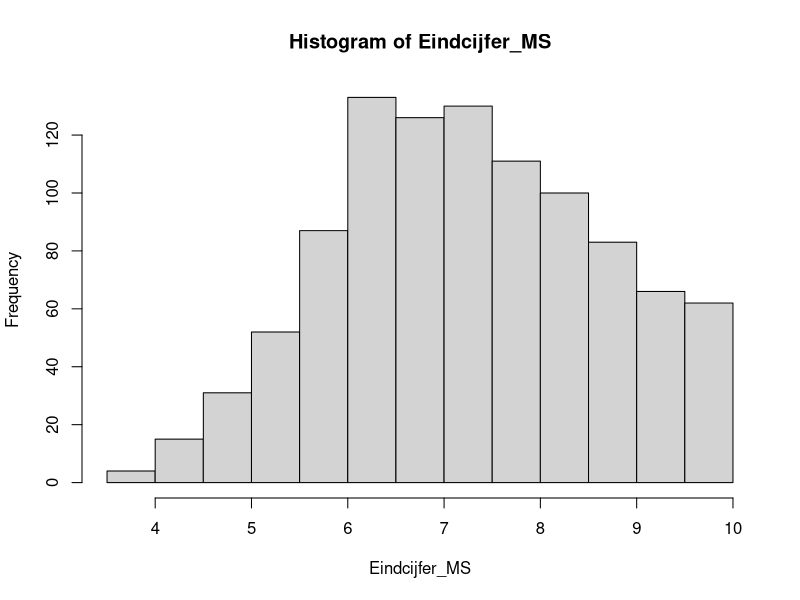

Write the R code that produced this figure.
## +++++++++++++++++++++++++++++++++++++++++++++++++++++++++++++++++++++++++++++
## 31.R  ####
## +++++++++++++++++++++++++++++++++++++++++++++++++++++++++++++++++++++++++++++
## R code voor Student Analytics Vrije Universiteit Amsterdam
## Copyright 2020 VU
## Web Page: http://www.vu.nl
## Contact: Theo Bakker (t.c.bakker@vu.nl)
## Verspreiding buiten de VU: Ja
##
## Doel: Doel
##
## Afhankelijkheden: Afhankelijkheid
##
## Datasets: Datasets
##
## Opmerkingen:
## 1) Geen.
## 2) ___
##
## ++++++++++++++++++++++++++++++++++++++++++++++++++++++++++++++++++++++++++++
## TODO:
## 1) ___.
##
## ++++++++++++++++++++++++++++++++++++++++++++++++++++++++++++++++++++++++++++
## Geschiedenis:
## 18-09-2020: EG: Aanmaak bestand
## ++++++++++++++++++++++++++++++++++++++++++++++++++++++++++++++++++++++++++++

## Toets: ANCOVA

## Casus
#v De docent van het vak Methoden & Statistiek van de faculteit Sociale 
#v Wetenschappen wil ontdekken of er verschillen zijn tussen studenten van 
#v verschillende opleidingen in het eindcijfer van zijn vak. Het vak wordt 
#v gevolgd door studenten Psychologie, Onderwijskunde en Algemene Sociale 
#v Wetenschappen (Sociologie). Uit ervaring blijkt dat het aantal gevolgde hoorcolleges 
#v ook van invloed is op het eindcijfer en dat dit nogal eens verschilt tussen 
#v studenten. Om een eerlijke vergelijking te maken, wilt hij daarom controleren 
#v voor het aantal gevolgde hoorcolleges. Op basis van de data van vorig jaar 
#v onderzoekt hij of er een verschil is tussen de drie opleidingen wat betreft 
#v het eindcijfer van het vak Methoden & Statistiek rekening houdend met het 
#v aantal gevolgde hoorcolleges. 
# seed
set.seed(12345)

## Simuleer data

# Aantal hoorcolleges: tussen 1 en 10, zwartepunt bij twee keer en acht keer
Aantal_Hoorcolleges_Psychologie <- sample.int(10, 
                                  500, 
                                  replace = TRUE,
                                  prob = c(0.1,
                                           0.2,
                                           0.25,
                                           0.1,
                                           0.05,
                                           0.05,
                                           0.1,
                                           0.1,
                                           0.05,
                                           0.05))

Aantal_Hoorcolleges_Onderwijskunde <- sample.int(10, 
                                  200, 
                                  replace = TRUE,
                                  prob = c(0.05,
                                           0.1,
                                           0.2,
                                           0.1,
                                           0.05,
                                           0.05,
                                           0.1,
                                           0.2,
                                           0.05,
                                           0.1))

Aantal_Hoorcolleges_Sociologie <- sample.int(10, 
                                  300, 
                                  replace = TRUE,
                                  prob = c(0.05,
                                           0.1,
                                           0.2,
                                           0.1,
                                           0.05,
                                           0.05,
                                           0.1,
                                           0.2,
                                           0.05,
                                           0.1))

Aantal_Hoorcolleges <- c(Aantal_Hoorcolleges_Psychologie,
                         Aantal_Hoorcolleges_Onderwijskunde,
                         Aantal_Hoorcolleges_Sociologie)

# Geslacht
Opleiding <- c(rep("Psychologie", 
                  500),
              rep("Onderwijskunde", 
                  200),
              rep("Sociologie",
                  300))

#[sample.int(1000,1000)]

Opleiding_Psychologie <- as.numeric(Opleiding == "Psychologie")
Opleiding_Onderwijskunde <- as.numeric(Opleiding == "Onderwijskunde")
Opleiding_Sociologie <- as.numeric(Opleiding == "Sociologie")


# Maak afhankelijke variabele eindcijfer Methoden & Statistiek
Eindcijfer_MS <- 5 + 0.4 * Aantal_Hoorcolleges + 0.36 * Opleiding_Psychologie + 0.4 * Opleiding_Onderwijskunde + rnorm(100,0,0.8)
Eindcijfer_MS <- round(Eindcijfer_MS,
                       1)
Eindcijfer_MS[Eindcijfer_MS > 10] <- 10.0
hist(Eindcijfer_MS)


sum(Eindcijfer_MS > 5.5)

# Maak studentnummer
Studentnummer <- sample(300000:400000,
                            100)

# Maak dataframe
Studenten_Methoden_Statistiek <- data.frame(Studentnummer,
                                            Opleiding,
                                            Aantal_Hoorcolleges,
                                            Eindcijfer_MS)

# mean(Aantal_Hoorcolleges_Psychologie)
# mean(Aantal_Hoorcolleges_Onderwijskunde)
# mean(Aantal_Hoorcolleges_Sociologie)

# with(Studenten_Methoden_Statistiek, 
#      stby(data = Eindcijfer_MS, 
#           list(Opleiding), 
#           descr, 
#           stats = c("mean", "sd", "med", "n.valid")))

# with(Studenten_Methoden_Statistiek, 
#      stby(data = Aantal_Hoorcolleges, 
#           list(Opleiding), 
#           descr, 
#           stats = c("mean", "sd", "med", "n.valid")))

#acv <- aov(Eindcijfer_MS ~ Opleiding + Aantal_Hoorcolleges,
#           Studenten_Methoden_Statistiek)
#summary(acv)

#acv <- aov(Eindcijfer_MS ~ Opleiding,
#           Studenten_Methoden_Statistiek)
#summary(acv)

#library(emmeans)

#vvv <- emmeans_test(Studenten_Methoden_Statistiek,
#    Eindcijfer_MS ~ Opleiding, covariate = Aantal_Hoorcolleges,
#    p.adjust.method = "bonferroni"
#    )

#get_emmeans(vvv)
#mean(Aantal_Hoorcolleges)

#cooks.distance(acv)



# lm
#model <- lm(Eindcijfer_MS ~ Geslacht + Eindexamencijfer_Wiskunde + Aantal_Hoorcolleges,
#   Studenten_Methoden_Statistiek)
#summary(model)

# Bootstrap
#library(car)
#Regressiemodel <- lm(Eindcijfer_MS ~ Geslacht + Eindexamencijfer_Wiskunde + Aantal_Hoorcolleges, Studenten_Methoden_Statistiek)
#Bootstrap_resultaat <- Boot(Regressiemodel, R = 10000)
#summary(Bootstrap_resultaat)
#confint(Bootstrap_resultaat, type = "bca")

rm(Studentnummer,
   Geslacht,
   Geslacht_dummy,
   Eindexamencijfer_Wiskunde,
   Aantal_Hoorcolleges,
   Eindcijfer_MS
   )

#vv <- lm(Eindcijfer_MS ~ 1, Studenten_Methoden_Statistiek )
#summary(vv)
